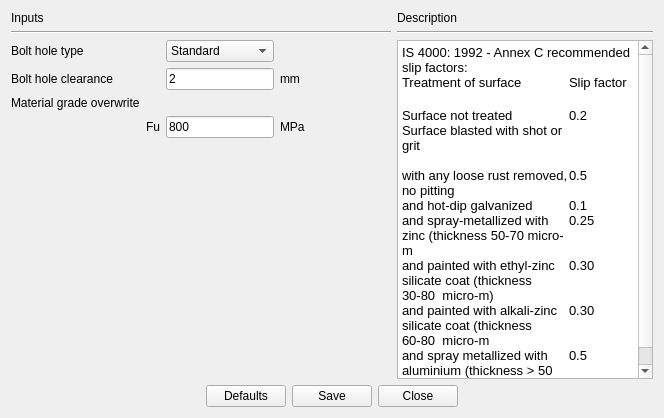
  <widget class="QWidget" name="BoltTab">
   <property name="autoFillBackground">
    <bool>true</bool>
   </property>
   <attribute name="title">
    <string>Bolt</string>
   </attribute>
   <layout class="QGridLayout" name="gridLayout_5">
    <item row="0" column="0">
     <layout class="QGridLayout" name="gridLayout_4">
      <item row="0" column="0">
       <widget class="QLabel" name="label_5">
        <property name="text">
         <string>Inputs</string>
        </property>
       </widget>
      </item>
      <item row="1" column="0" colspan="5">
       <widget class="Line" name="line">
        <property name="orientation">
         <enum>Qt::Horizontal</enum>
        </property>
       </widget>
      </item>
      <item row="2" column="0">
       <widget class="QLabel" name="label">
        <property name="text">
         <string>Bolt hole type</string>
        </property>
       </widget>
      </item>
      <item row="2" column="2">
       <widget class="QComboBox" name="comboBox_boltHoleType">
        <property name="focusPolicy">
         <enum>Qt::TabFocus</enum>
        </property>
        <item>
         <property name="text">
          <string>Standard</string>
         </property>
        </item>
        <item>
         <property name="text">
          <string>Over-sized</string>
         </property>
        </item>
       </widget>
      </item>
      <item row="3" column="0">
       <widget class="QLabel" name="label_2">
        <property name="text">
         <string>Bolt hole clearance</string>
        </property>
       </widget>
      </item>
      <item row="3" column="2">
       <widget class="QLineEdit" name="lineEdit_boltHoleDiaClearance">
        <property name="text">
         <string>2</string>
        </property>
        <property name="alignment">
         <set>Qt::AlignLeading|Qt::AlignLeft|Qt::AlignVCenter</set>
        </property>
       </widget>
      </item>
      <item row="3" column="3">
       <widget class="QLabel" name="label_9">
        <property name="text">
         <string>mm</string>
        </property>
       </widget>
      </item>
      <item row="3" column="4">
       <spacer name="horizontalSpacer">
        <property name="orientation">
         <enum>Qt::Horizontal</enum>
        </property>
        <property name="sizeHint" stdset="0">
         <size>
          <width>80</width>
          <height>20</height>
         </size>
        </property>
       </spacer>
      </item>
      <item row="4" column="0">
       <widget class="QLabel" name="label_4">
        <property name="text">
         <string>Material grade overwrite</string>
        </property>
       </widget>
      </item>
      <item row="5" column="1">
       <widget class="QLabel" name="label_8">
        <property name="text">
         <string>Fu</string>
        </property>
       </widget>
      </item>
      <item row="5" column="2">
       <widget class="QLineEdit" name="lineEdit_boltFu">
        <property name="text">
         <string>800</string>
        </property>
        <property name="alignment">
         <set>Qt::AlignLeading|Qt::AlignLeft|Qt::AlignVCenter</set>
        </property>
       </widget>
      </item>
      <item row="5" column="3">
       <widget class="QLabel" name="label_11">
        <property name="text">
         <string>MPa</string>
        </property>
       </widget>
      </item>
     </layout>
    </item>
    <item row="0" column="1" rowspan="2">
     <layout class="QGridLayout" name="gridLayout_2">
      <item row="0" column="0">
       <widget class="QLabel" name="label_3">
        <property name="text">
         <string>Description</string>
        </property>
       </widget>
      </item>
      <item row="1" column="0">
       <widget class="Line" name="line_2">
        <property name="orientation">
         <enum>Qt::Horizontal</enum>
        </property>
       </widget>
      </item>
      <item row="2" column="0">
       <widget class="QTextBrowser" name="textBrowser_boltDescription">
        <property name="html">
         <string>&lt;!DOCTYPE HTML PUBLIC &quot;-//W3C//DTD HTML 4.0//EN&quot; &quot;http://www.w3.org/TR/REC-html40/strict.dtd&quot;&gt;
&lt;html&gt;&lt;head&gt;&lt;meta name=&quot;qrichtext&quot; content=&quot;1&quot; /&gt;&lt;style type=&quot;text/css&quot;&gt;
p, li { white-space: pre-wrap; }
&lt;/style&gt;&lt;/head&gt;&lt;body style=&quot; font-family:'Ubuntu'; font-size:11pt; font-weight:400; font-style:normal;&quot;&gt;
&lt;p style=&quot; margin-top:0px; margin-bottom:0px; margin-left:0px; margin-right:0px; -qt-block-indent:0; text-indent:0px;&quot;&gt;&lt;span style=&quot; font-family:'Calibri'; font-size:10pt;&quot;&gt;IS 4000: 1992 - Annex C recommended slip factors:&lt;/span&gt;&lt;span style=&quot; font-family:'MS Shell Dlg 2'; font-size:8pt;&quot;&gt; &lt;/span&gt;&lt;/p&gt;
&lt;p style=&quot;-qt-paragraph-type:empty; margin-top:0px; margin-bottom:0px; margin-left:0px; margin-right:0px; -qt-block-indent:0; text-indent:0px; font-family:'MS Shell Dlg 2'; font-size:8pt;&quot;&gt;&lt;br /&gt;&lt;/p&gt;
&lt;table border=&quot;0&quot; style=&quot; border-color:#a3a3a3; border-style:solid; margin-top:0px; margin-bottom:0px; margin-left:0px; margin-right:0px;&quot; cellspacing=&quot;0&quot; cellpadding=&quot;0&quot;&gt;
&lt;tr&gt;
&lt;td style=&quot; vertical-align:top; padding-left:0; padding-right:0; padding-top:0; padding-bottom:0;&quot;&gt;
&lt;p style=&quot; margin-top:0px; margin-bottom:0px; margin-left:0px; margin-right:0px; -qt-block-indent:0; text-indent:0px;&quot;&gt;&lt;span style=&quot; font-family:'Calibri'; font-size:10pt;&quot;&gt;Treatment of surface&lt;/span&gt;&lt;span style=&quot; font-family:'MS Shell Dlg 2'; font-size:8pt;&quot;&gt; &lt;/span&gt;&lt;/p&gt;
&lt;p style=&quot; margin-top:0px; margin-bottom:0px; margin-left:0px; margin-right:0px; -qt-block-indent:0; text-indent:0px;&quot;&gt;&lt;span style=&quot; font-family:'Calibri';&quot;&gt; &lt;/span&gt;&lt;span style=&quot; font-family:'MS Shell Dlg 2'; font-size:8pt;&quot;&gt; &lt;/span&gt;&lt;/p&gt;&lt;/td&gt;
&lt;td style=&quot; vertical-align:top; padding-left:0; padding-right:0; padding-top:0; padding-bottom:0;&quot;&gt;
&lt;p style=&quot; margin-top:0px; margin-bottom:0px; margin-left:0px; margin-right:0px; -qt-block-indent:0; text-indent:0px;&quot;&gt;&lt;span style=&quot; font-family:'Calibri'; font-size:10pt;&quot;&gt;Slip factor &lt;/span&gt;&lt;span style=&quot; font-family:'MS Shell Dlg 2'; font-size:8pt;&quot;&gt; &lt;/span&gt;&lt;/p&gt;&lt;/td&gt;&lt;/tr&gt;
&lt;tr&gt;
&lt;td style=&quot; vertical-align:top; padding-left:0; padding-right:0; padding-top:0; padding-bottom:0;&quot;&gt;
&lt;p style=&quot; margin-top:0px; margin-bottom:0px; margin-left:0px; margin-right:0px; -qt-block-indent:0; text-indent:0px;&quot;&gt;&lt;span style=&quot; font-family:'Calibri'; font-size:10pt;&quot;&gt;Surface not treated&lt;/span&gt;&lt;span style=&quot; font-family:'MS Shell Dlg 2'; font-size:8pt;&quot;&gt; &lt;/span&gt;&lt;/p&gt;&lt;/td&gt;
&lt;td style=&quot; vertical-align:top; padding-left:0; padding-right:0; padding-top:0; padding-bottom:0;&quot;&gt;
&lt;p style=&quot; margin-top:0px; margin-bottom:0px; margin-left:0px; margin-right:0px; -qt-block-indent:0; text-indent:0px;&quot;&gt;&lt;span style=&quot; font-family:'Calibri'; font-size:10pt;&quot;&gt;0.2&lt;/span&gt;&lt;span style=&quot; font-family:'MS Shell Dlg 2'; font-size:8pt;&quot;&gt; &lt;/span&gt;&lt;/p&gt;&lt;/td&gt;&lt;/tr&gt;
&lt;tr&gt;
&lt;td style=&quot; vertical-align:top; padding-left:0; padding-right:0; padding-top:0; padding-bottom:0;&quot;&gt;
&lt;p style=&quot; margin-top:0px; margin-bottom:0px; margin-left:0px; margin-right:0px; -qt-block-indent:0; text-indent:0px;&quot;&gt;&lt;span style=&quot; font-family:'Calibri'; font-size:10pt;&quot;&gt;Surface blasted with shot or grit &lt;/span&gt;&lt;/p&gt;
&lt;p style=&quot; margin-top:0px; margin-bottom:0px; margin-left:0px; margin-right:0px; -qt-block-indent:0; text-indent:0px;&quot;&gt;&lt;span style=&quot; font-family:'Calibri'; font-size:10pt;&quot;&gt; &lt;/span&gt;&lt;span style=&quot; font-family:'MS Shell Dlg 2'; font-size:8pt;&quot;&gt; &lt;/span&gt;&lt;/p&gt;&lt;/td&gt;
&lt;td style=&quot; vertical-align:top; padding-left:0; padding-right:0; padding-top:0; padding-bottom:0;&quot;&gt;
&lt;p style=&quot; margin-top:0px; margin-bottom:0px; margin-left:0px; margin-right:0px; -qt-block-indent:0; text-indent:0px;&quot;&gt;&lt;span style=&quot; font-family:'Calibri'; font-size:10pt;&quot;&gt; &lt;/span&gt;&lt;span style=&quot; font-family:'MS Shell Dlg 2'; font-size:8pt;&quot;&gt; &lt;/span&gt;&lt;/p&gt;&lt;/td&gt;&lt;/tr&gt;
&lt;tr&gt;
&lt;td style=&quot; vertical-align:top; padding-left:0; padding-right:0; padding-top:0; padding-bottom:0;&quot;&gt;
&lt;p style=&quot; margin-top:0px; margin-bottom:0px; margin-left:0px; margin-right:0px; -qt-block-indent:0; text-indent:0px;&quot;&gt;&lt;span style=&quot; font-family:'Calibri'; font-size:10pt;&quot;&gt;with any loose rust removed, no pitting&lt;/span&gt;&lt;span style=&quot; font-family:'MS Shell Dlg 2'; font-size:8pt;&quot;&gt; &lt;/span&gt;&lt;/p&gt;&lt;/td&gt;
&lt;td style=&quot; vertical-align:top; padding-left:0; padding-right:0; padding-top:0; padding-bottom:0;&quot;&gt;
&lt;p style=&quot; margin-top:0px; margin-bottom:0px; margin-left:0px; margin-right:0px; -qt-block-indent:0; text-indent:0px;&quot;&gt;&lt;span style=&quot; font-family:'Calibri'; font-size:10pt;&quot;&gt;0.5&lt;/span&gt;&lt;span style=&quot; font-family:'MS Shell Dlg 2'; font-size:8pt;&quot;&gt; &lt;/span&gt;&lt;/p&gt;&lt;/td&gt;&lt;/tr&gt;
&lt;tr&gt;
&lt;td style=&quot; vertical-align:top; padding-left:0; padding-right:0; padding-top:0; padding-bottom:0;&quot;&gt;
&lt;p style=&quot; margin-top:0px; margin-bottom:0px; margin-left:0px; margin-right:0px; -qt-block-indent:0; text-indent:0px;&quot;&gt;&lt;span style=&quot; font-family:'Calibri'; font-size:10pt;&quot;&gt;and hot-dip galvanized&lt;/span&gt;&lt;span style=&quot; font-family:'MS Shell Dlg 2'; font-size:8pt;&quot;&gt; &lt;/span&gt;&lt;/p&gt;&lt;/td&gt;
&lt;td style=&quot; vertical-align:top; padding-left:0; padding-right:0; padding-top:0; padding-bottom:0;&quot;&gt;
&lt;p style=&quot; margin-top:0px; margin-bottom:0px; margin-left:0px; margin-right:0px; -qt-block-indent:0; text-indent:0px;&quot;&gt;&lt;span style=&quot; font-family:'Calibri'; font-size:10pt;&quot;&gt;0.1&lt;/span&gt;&lt;span style=&quot; font-family:'MS Shell Dlg 2'; font-size:8pt;&quot;&gt; &lt;/span&gt;&lt;/p&gt;&lt;/td&gt;&lt;/tr&gt;
&lt;tr&gt;
&lt;td style=&quot; vertical-align:top; padding-left:0; padding-right:0; padding-top:0; padding-bottom:0;&quot;&gt;
&lt;p style=&quot; margin-top:0px; margin-bottom:0px; margin-left:0px; margin-right:0px; -qt-block-indent:0; text-indent:0px;&quot;&gt;&lt;span style=&quot; font-family:'Calibri'; font-size:10pt;&quot;&gt;and spray-metallized with zinc (thickness 50-70 micro-m&lt;/span&gt;&lt;span style=&quot; font-family:'MS Shell Dlg 2'; font-size:8pt;&quot;&gt; &lt;/span&gt;&lt;/p&gt;&lt;/td&gt;
&lt;td style=&quot; vertical-align:top; padding-left:0; padding-right:0; padding-top:0; padding-bottom:0;&quot;&gt;
&lt;p style=&quot; margin-top:0px; margin-bottom:0px; margin-left:0px; margin-right:0px; -qt-block-indent:0; text-indent:0px;&quot;&gt;&lt;span style=&quot; font-family:'Calibri'; font-size:10pt;&quot;&gt;0.25&lt;/span&gt;&lt;span style=&quot; font-family:'MS Shell Dlg 2'; font-size:8pt;&quot;&gt; &lt;/span&gt;&lt;/p&gt;&lt;/td&gt;&lt;/tr&gt;
&lt;tr&gt;
&lt;td style=&quot; vertical-align:top; padding-left:0; padding-right:0; padding-top:0; padding-bottom:0;&quot;&gt;
&lt;p style=&quot; margin-top:0px; margin-bottom:0px; margin-left:0px; margin-right:0px; -qt-block-indent:0; text-indent:0px;&quot;&gt;&lt;span style=&quot; font-family:'Calibri'; font-size:10pt;&quot;&gt;and painted with ethyl-zinc silicate coat (thickness 30-80  micro-m)&lt;/span&gt;&lt;span style=&quot; font-family:'MS Shell Dlg 2'; font-size:8pt;&quot;&gt; &lt;/span&gt;&lt;/p&gt;&lt;/td&gt;
&lt;td style=&quot; vertical-align:top; padding-left:0; padding-right:0; padding-top:0; padding-bottom:0;&quot;&gt;
&lt;p style=&quot; margin-top:0px; margin-bottom:0px; margin-left:0px; margin-right:0px; -qt-block-indent:0; text-indent:0px;&quot;&gt;&lt;span style=&quot; font-family:'Calibri'; font-size:10pt;&quot;&gt;0.30&lt;/span&gt;&lt;span style=&quot; font-family:'MS Shell Dlg 2'; font-size:8pt;&quot;&gt; &lt;/span&gt;&lt;/p&gt;&lt;/td&gt;&lt;/tr&gt;
&lt;tr&gt;
&lt;td style=&quot; vertical-align:top; padding-left:0; padding-right:0; padding-top:0; padding-bottom:0;&quot;&gt;
&lt;p style=&quot; margin-top:0px; margin-bottom:0px; margin-left:0px; margin-right:0px; -qt-block-indent:0; text-indent:0px;&quot;&gt;&lt;span style=&quot; font-family:'Calibri'; font-size:10pt;&quot;&gt;and painted with alkali-zinc silicate coat (thickness 60-80  micro-m&lt;/span&gt;&lt;/p&gt;&lt;/td&gt;
&lt;td style=&quot; vertical-align:top; padding-left:0; padding-right:0; padding-top:0; padding-bottom:0;&quot;&gt;
&lt;p style=&quot; margin-top:0px; margin-bottom:0px; margin-left:0px; margin-right:0px; -qt-block-indent:0; text-indent:0px;&quot;&gt;&lt;span style=&quot; font-family:'Calibri'; font-size:10pt;&quot;&gt;0.30&lt;/span&gt;&lt;span style=&quot; font-family:'MS Shell Dlg 2'; font-size:8pt;&quot;&gt; &lt;/span&gt;&lt;/p&gt;&lt;/td&gt;&lt;/tr&gt;
&lt;tr&gt;
&lt;td style=&quot; vertical-align:top; padding-left:0; padding-right:0; padding-top:0; padding-bottom:0;&quot;&gt;
&lt;p style=&quot; margin-top:0px; margin-bottom:0px; margin-left:0px; margin-right:0px; -qt-block-indent:0; text-indent:0px;&quot;&gt;&lt;span style=&quot; font-family:'Calibri'; font-size:10pt;&quot;&gt;and spray metallized with aluminium (thickness &amp;gt; 50  micro-m)&lt;/span&gt;&lt;/p&gt;&lt;/td&gt;
&lt;td style=&quot; vertical-align:top; padding-left:0; padding-right:0; padding-top:0; padding-bottom:0;&quot;&gt;
&lt;p style=&quot; margin-top:0px; margin-bottom:0px; margin-left:0px; margin-right:0px; -qt-block-indent:0; text-indent:0px;&quot;&gt;&lt;span style=&quot; font-family:'Calibri'; font-size:10pt;&quot;&gt;0.5&lt;/span&gt;&lt;span style=&quot; font-family:'MS Shell Dlg 2'; font-size:8pt;&quot;&gt; &lt;/span&gt;&lt;/p&gt;&lt;/td&gt;&lt;/tr&gt;&lt;/table&gt;&lt;/body&gt;&lt;/html&gt;</string>
        </property>
       </widget>
      </item>
     </layout>
    </item>
    <item row="1" column="0">
     <spacer name="verticalSpacer">
      <property name="orientation">
       <enum>Qt::Vertical</enum>
      </property>
      <property name="sizeHint" stdset="0">
       <size>
        <width>20</width>
        <height>241</height>
       </size>
      </property>
     </spacer>
    </item>
    <item row="2" column="0" colspan="2">
     <layout class="QHBoxLayout" name="horizontalLayout">
      <item>
       <spacer name="horizontalSpacer_2">
        <property name="orientation">
         <enum>Qt::Horizontal</enum>
        </property>
        <property name="sizeHint" stdset="0">
         <size>
          <width>40</width>
          <height>20</height>
         </size>
        </property>
       </spacer>
      </item>
      <item>
       <widget class="QPushButton" name="btn_boltdefaults">
        <property name="text">
         <string>Defaults</string>
        </property>
       </widget>
      </item>
      <item>
       <widget class="QPushButton" name="btn_boltsave">
        <property name="text">
         <string>Save</string>
        </property>
       </widget>
      </item>
      <item>
       <widget class="QPushButton" name="btn_boltclose">
        <property name="text">
         <string>Close</string>
        </property>
       </widget>
      </item>
      <item>
       <spacer name="horizontalSpacer_6">
        <property name="orientation">
         <enum>Qt::Horizontal</enum>
        </property>
        <property name="sizeHint" stdset="0">
         <size>
          <width>40</width>
          <height>20</height>
         </size>
        </property>
       </spacer>
      </item>
     </layout>
    </item>
   </layout>
  </widget>
